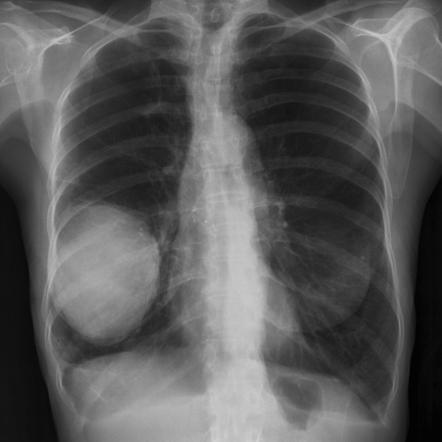
#> input picture lung_cancer.jpeg, 442 x 442 px
$ python watershed.py
#> lines starting #> are read from the running program, lines starting #| are printed output that depends on the picture; after the words box and inside, x2 and y2 are one past the last pixel; in counts of white or black regions, pixels touching at a corner belong together
#!/usr/bin/env python3
# -*- coding: utf-8 -*-
"""
Created on Thu Jun 6 00:39:35 2019

@author: shadabhussain
"""

import numpy as np
import cv2
from matplotlib import pyplot as plt

# read image and show
img = cv2.imread('lung_cancer.jpeg') # in BGR mode
#> img is the input picture: shape (442, 442, 3); min 0, max 207, mean 90.4
# convert to RGB mode
img = cv2.cvtColor(img, cv2.COLOR_BGR2RGB)

plt.axis('off')
plt.imshow(img)


# performing otsu's binarization
# convert to gray scale first
gray = cv2.cvtColor(img,cv2.COLOR_BGR2GRAY)
ret, thresh = cv2.threshold(gray, 0, 255, cv2.THRESH_BINARY_INV + cv2.THRESH_OTSU)
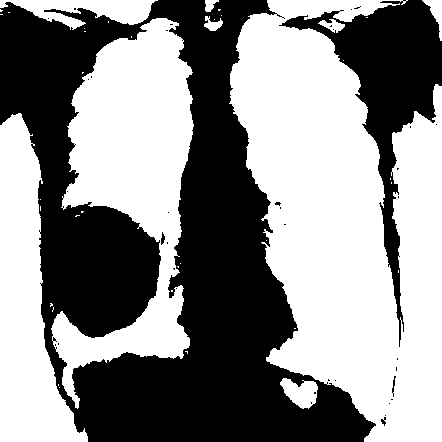
#> thresh: shape (442, 442); 54.5% white; 38 black regions (33 under 20 px), largest, box (x1, y1, x2, y2) and area: (0, 0, 376, 442) 75544, (279, 0, 442, 347) 13140, (392, 376, 396, 397) 33, (161, 232, 165, 245) 32, (381, 417, 386, 426) 25
#> ret = 94
print("Threshold limit: " + str(ret))
#| Threshold limit: 94.0

plt.axis('off')
plt.imshow(thresh, cmap = 'gray')


#removing noise
kernel = np.ones((3, 3), np.uint8)
opening = cv2.morphologyEx(thresh, cv2.MORPH_OPEN, kernel, iterations = 2)
#> opening: shape (442, 442); 53.9% white; 14 black regions (10 under 20 px), largest, box (x1, y1, x2, y2) and area: (0, 0, 442, 442) 89973, (392, 376, 396, 397) 34, (381, 415, 386, 426) 31, (275, 202, 281, 209) 21

# sure background area
sure_bg = cv2.dilate(opening, kernel, iterations = 3)
#> sure_bg: shape (442, 442); 60.5% white; 4 black regions (1 under 20 px), largest, box (x1, y1, x2, y2) and area: (72, 0, 369, 442) 43892, (0, 6, 157, 374) 22799, (287, 0, 442, 282) 10423

# sure foreground area
dist_transform = cv2.distanceTransform(opening,cv2.DIST_L2,5)
ret, sure_fg = cv2.threshold(dist_transform,0.7*dist_transform.max(),255,0)
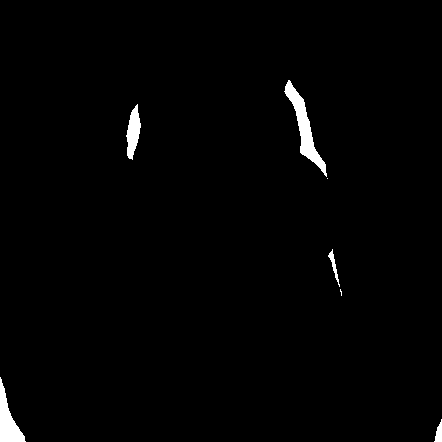
#> sure_fg: shape (442, 442) float32; 1.3% white; 7 white regions (2 under 20 px), largest, box (x1, y1, x2, y2) and area: (284, 80, 327, 177) 1071, (0, 377, 26, 442) 740, (126, 104, 141, 160) 495, (328, 249, 340, 287) 117, (434, 419, 442, 442) 110
#> ret = 52.44

# Finding unknown region
sure_fg = np.uint8(sure_fg)
unknown = cv2.subtract(sure_bg,sure_fg)
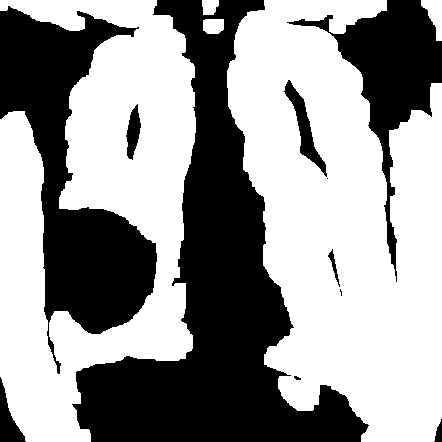
#> unknown: shape (442, 442); 59.2% white; 11 black regions (3 under 20 px), largest, box (x1, y1, x2, y2) and area: (72, 0, 369, 442) 43892, (0, 6, 157, 374) 22799, (287, 0, 442, 282) 10423

plt.imshow(dist_transform, cmap = 'gray')


fig = plt.figure(figsize = (20, 10)) # to change figsize
plt.subplot(131)
#plt.imshow(sure_bg, cmap = 'gray')
#plt.title('Sure background, dilated')

plt.subplot(132)
#plt.imshow(sure_fg, cmap = 'gray')
#plt.title('Sure foreground, eroded')

plt.subplot(133)
plt.imshow(unknown, cmap = 'gray')
plt.title('Subtracted image, black - sure bg & fg')
plt.tight_layout()

# plt.subplots_adjust(wspace = 3)
# fine tuning
# f.subplots_adjust(wspace=3)


ret, markers = cv2.connectedComponents(sure_fg)
#> markers: shape (442, 442) int32; 8 distinct labels, from 0 to 7
#> ret = 8

markers = markers + 1
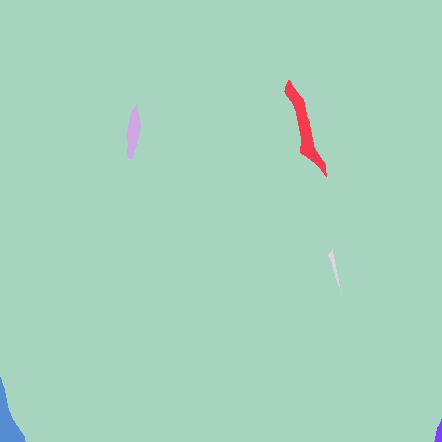
#> markers: shape (442, 442) int32; 8 distinct labels, from 1 to 8; one colour per label, 0 black

markers[unknown==255] = 0
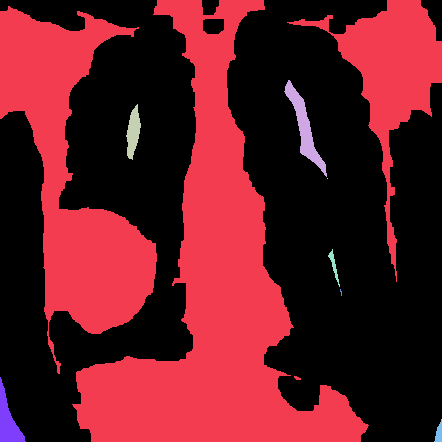
#> markers: shape (442, 442) int32; 9 distinct labels, from 0 to 8; one colour per label, 0 black

fig = plt.figure(figsize = (20, 10)) # to change figsize
plt.subplot(121)
plt.imshow(markers, cmap = 'gray')
plt.subplot(122)
plt.imshow(markers)


markers = cv2.watershed(img, markers)
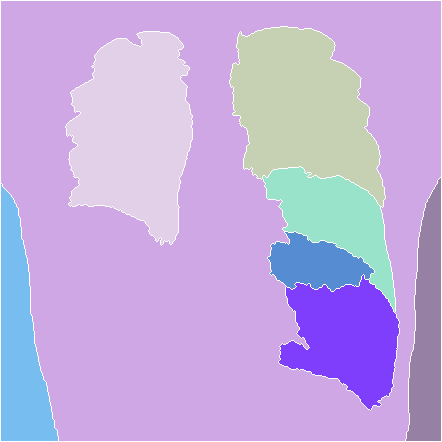
#> markers: shape (442, 442) int32; 9 distinct labels, from -1 to 8; one colour per label, 0 black, -1 white
img[markers == -1] = [0, 255,0]
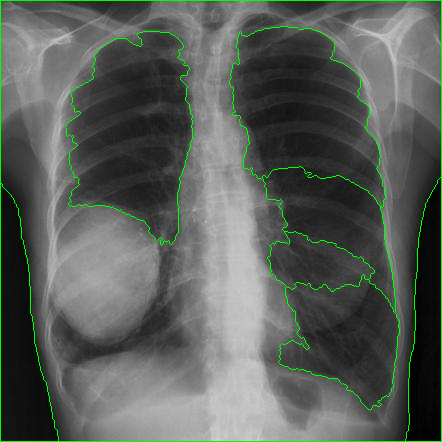
#> img: shape (442, 442, 3); 2.22% of pixels changed, all inside (x1, y1, x2, y2) = (0, 0, 442, 442)

plt.imshow(img)
